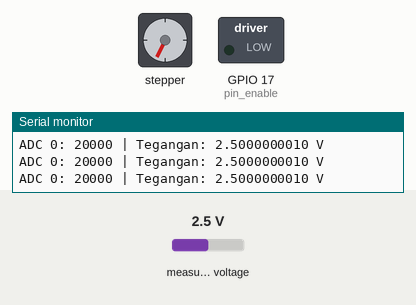
Simulated run of this sketch. Board: ESP32. Parts: stepper motor, switched loads named in the sketch (green lamp = pin HIGH), the last lines printed to the serial monitor. Inputs (shaded band) come from the test bench; at power-on: measured voltage 2.5 V. Stepper angles assume 200 steps per turn.

Above: at 1.2 s.
1.3 s: measured voltage set to 0.1 V
At 2.25 s:
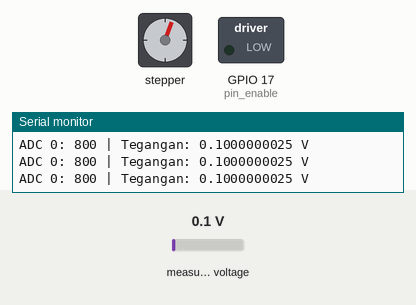
4.3 s: measured voltage set to 4.9 V
At 4.65 s:
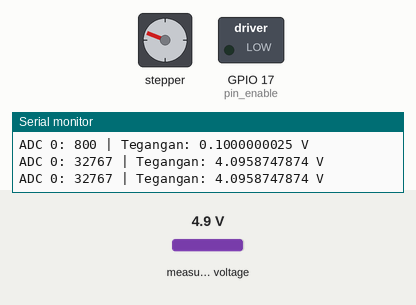
7.3 s: measured voltage set to 1.2 V
At 7.95 s:
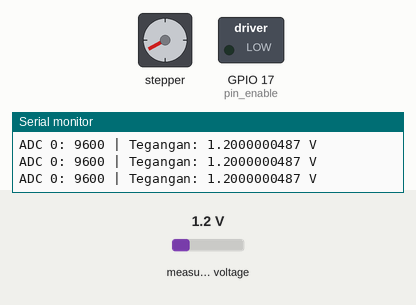
Timing chart, 0 to 16.3 s (numbered marks = the images above; inputs shaded):
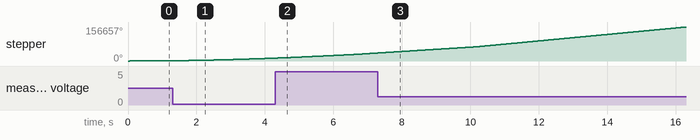

The sketch:

PKM_VISKOSITAS.ino
```cpp
#include <Wire.h>
#include <Adafruit_ADS1X15.h>
#include <AccelStepper.h>

#define pin_step 18
#define pin_dir 19
#define pin_enable 17

AccelStepper stepper(AccelStepper::DRIVER, pin_step, pin_dir);
Adafruit_ADS1115 ads;

// Task Khusus di Core 0 untuk membaca ADC & Print Serial
void TaskSensor(void * pvParameters) {
  // Inisialisasi I2C dan ADS1115 di Core 0
  Wire.begin(21, 22);

  if (!ads.begin(0x48)) {
    Serial.println("ADS1115 tidak terdeteksi di Core 0!");
  } else {
    ads.setGain(GAIN_ONE);
  }

  for (;;) {
    int16_t adc0 = ads.readADC_SingleEnded(0);
    float voltage = ads.computeVolts(adc0);

    Serial.print("ADC 0: ");
    Serial.print(adc0);
    Serial.print(" | Tegangan: ");
    Serial.print(voltage, 10);
    Serial.println(" V");

    // Jeda pembacaan sensor 200ms (tidak menggangu motor)
    vTaskDelay(200 / portTICK_PERIOD_MS);
  }
}

void setup() {
  Serial.begin(115200);

  pinMode(pin_step, OUTPUT);
  pinMode(pin_dir, OUTPUT);
  pinMode(pin_enable, OUTPUT);
  digitalWrite(pin_enable, LOW); // Enable driver stepper

  stepper.setMaxSpeed(18000);
  stepper.setAcceleration(1000);
  stepper.moveTo(2000000000L);

  // Buat Task yang berjalan khusus di Core 0
  xTaskCreatePinnedToCore(
    TaskSensor,   /* Fungsi Task */
    "TaskSensor", /* Nama Task */
    4096,         /* Ukuran Stack */
    NULL,         /* Parameter */
    1,            /* Prioritas Task */
    NULL,         /* Task Handle */
    0             /* Running di Core 0 */
  );
}

void loop() {
  // Loop Utama berjalan di Core 1 — Khusus 100% untuk Pulsa Motor Stepper
  stepper.run();
}
```
